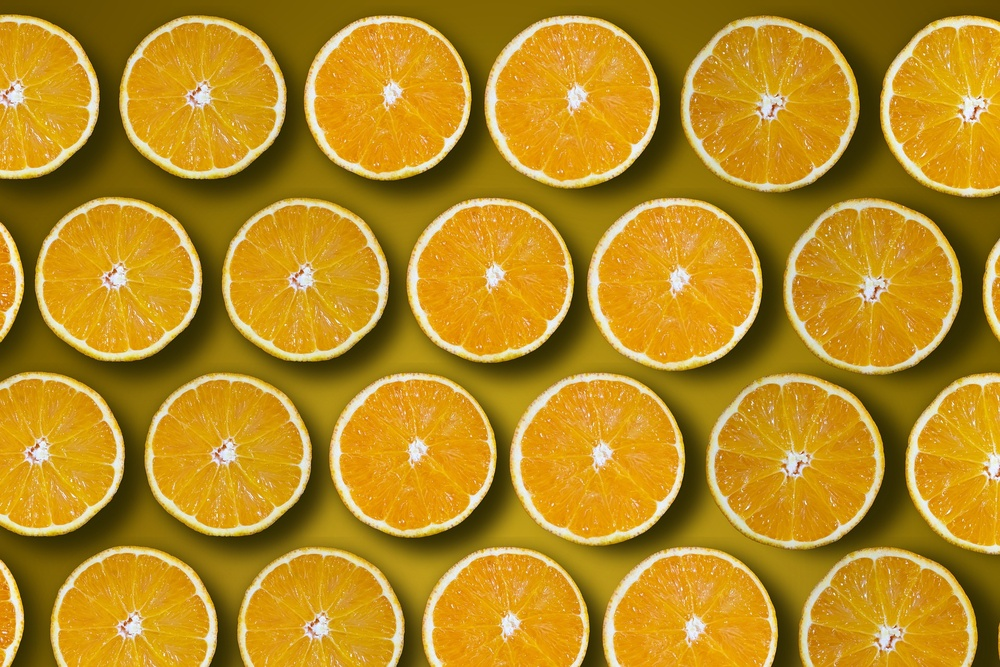
#> input picture oranges.jpg, 1000 x 667 px, shrunk from 1920 x 1280 before the run
$ python 'A split block.py'
#> lines starting #> are read from the running program, lines starting #| are printed output that depends on the picture
### ypoften.py
import os, sys, random, shutil
import numpy as np
import cv2

def create_path(filepath):
    filepathfolder = os.path.dirname(filepath)
    if not os.path.exists(filepathfolder): os.makedirs(filepathfolder)

# [11 lines left out: functions copy_file, save_list_to_txt, not called in this run]

### A split block.py
import os, cv2
import numpy as np
import ypoften as of

imgpath = "oranges.jpg"
imgname = os.path.basename(imgpath).replace(".jpg","")

# read image
img = cv2.imread(imgpath, 1)
#> img is the input picture: shape (667, 1000, 3); mean B, G, R 32.9, 140, 183.6

# specify the folder for saving blocks
tffolder = os.path.join("","img block")

# divide the image into 2 x 2 blocks
nblock = 2
sp1d = np.array_split(img, nblock, axis=0)
#> sp1d = 2 items
sp2d = [np.array_split(x, nblock, axis=1) for x in sp1d]
#> sp2d = 2 items
blocks = [x for sublist in sp2d for x in sublist]
#> blocks = 4 items

# save each block
for i, block in enumerate(blocks):
    imgsavepath = os.path.join(tffolder, imgname + "." + str(i+1) + '.jpg')
    of.create_path(imgsavepath)
    print(imgsavepath)
    cv2.imwrite(imgsavepath, block)
    print("DONE")
#> this loop made 4 passes
#| img block/oranges.1.jpg
#| DONE
#| img block/oranges.2.jpg
#| DONE
#| img block/oranges.3.jpg
#| DONE
#| img block/oranges.4.jpg
#| DONE
#> pass 1, `cv2.imwrite(imgsavepath, block)`:
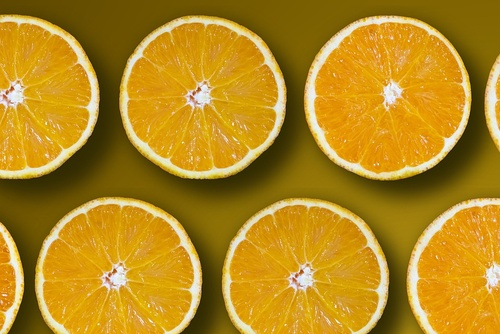
#> saved as oranges.1.jpg: shape (334, 500, 3); mean B, G, R 31.6, 137.6, 180
#> pass 2, `cv2.imwrite(imgsavepath, block)`:
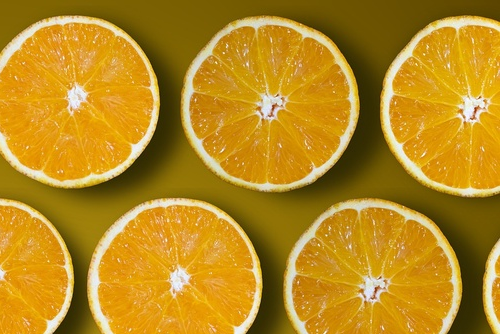
#> saved as oranges.2.jpg: shape (334, 500, 3); mean B, G, R 31.7, 138.4, 183.3

print("DONE"*10)
